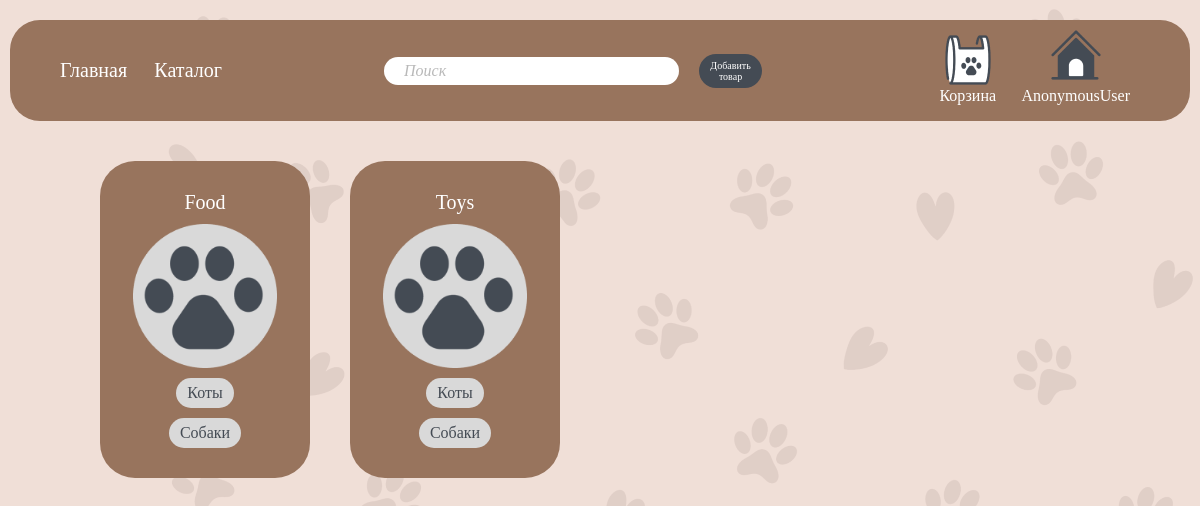
/shop/catalog, run on an earlier commit of the app's database.
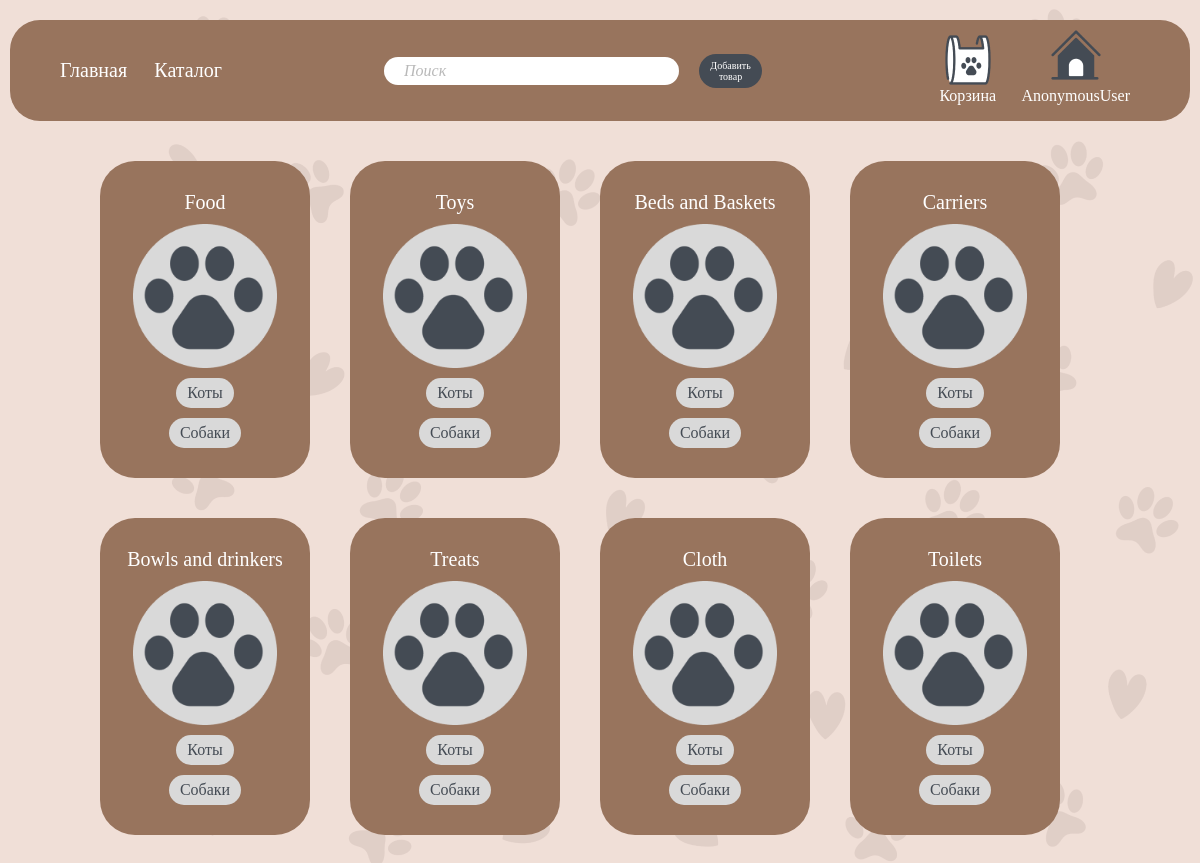
And on a later commit of the database.
### shop/models.py (models this page shows, shortened)
class Catalog(models.Model):
    name = models.CharField(max_length=20)
    class Meta():
        verbose_name = 'Catalog'
        verbose_name_plural = 'Catalog'

### shop/views.py (the view)
# urls.py: path('catalog', views.catalog, name= 'catalog'),
def catalog(request):
    catalog = Catalog.objects.all
    data = {
        'catalog': catalog,
        }
    return render (request, 'shop/catalog.html', data)

### templates/shop/catalog.html (shortened to what this page needs)
{% extends 'shop/layout.html' %}
{% load static %}
{% block content %}
    <div class="wrapper">
        <div class="catalog">
            {% for el in catalog %}
                <div class="catalog_section">
                    <span>{{ el.name }}</span>
                    <img src="/static/img/shop/no-catalog-img.png" alt="no-img">
                    <a href="catalog/1/{{ el.id }}"><button>Коты</button></a>
                    <a href="catalog/2/{{ el.id }}"><button>Собаки</button></a>
                </div>
            {% endfor %}
        </div>
    </div>
{% endblock %}

### templates/shop/layout.html (shortened to what this page needs)
{% load static %}
<!DOCTYPE html>
<html lang="en">
<head>
    <link rel="stylesheet" href="{% static 'fonts/Mister Brush/ofont.ru_Mister Brush.ttf' %}">
    <link rel="stylesheet" href="{% static 'css/shop.css' %}">
    <link rel="stylesheet" href="{% static 'css/popupmenu.css' %}">
</head>
<body>
    <header>
        <div class="header_wrapper">
            <nav>
                <a href="{% url 'main' %}">Главная</a>
                <a href="{% url 'catalog' %}">Каталог</a>
            </nav>
            <div class="input_button">
                <input type="text" placeholder="Поиск">
                <a href="{% url 'create_product' %}"><button>Добавить товар</button></a>
            </div>
            <div class="basket_login">
                <div class="basket_login_container">
                    <img src="{% static 'img/shop/shop-basket.png' %}" alt="basket">
                    <a href="{% url 'basket' %}">Корзина</a>
                </div>
                <div class="basket_login_container">
                    <img src="{% static 'img/shop/shop-user-account.png' %}" alt="user_account">
                    <button class="popup-button">{{ user }}</button>
                </div>
            </div>
        </div>
    </header>
    {% block content %}
    {% endblock %}
    <footer>
    </footer>
</body>
</html>

### static/css/shop.css (style rules this page uses)
* { margin: 0; padding: 0; font-family: 'Mister Brush'; font-style: normal; }
html, body, header { max-width: 1440px; width: 100%; display: flex; align-items: center; flex-direction: column; background-image: url("/static/img/shop/shop-background.png"); }
.header_wrapper { width: 90%; border-radius: 30px; display: flex; align-items: center; flex-direction: row; justify-content: space-between; background-color: #98745D; padding: 10px 50px 10px 50px; margin-top: 20px; }
.wrapper { max-width: 1140px; width: 85%; display: flex; justify-content: space-between; align-items: center; flex-direction: column; margin-top: 40px; gap: 50px; }
header nav { width: 15%; display: flex; justify-content: space-between; flex-direction: row; }
header nav a { font-weight: 300; font-size: 20px; font-style: normal; line-height: 21px; text-decoration: none; text-align: center; color: white; }
header input { max-width: 450px; width: 100%; background: D9D9D9; border: none; border-radius: 30px; font-style: italic; font-weight: 300; font-size: 16px; color: black; padding: 5px 5px 5px 20px; }
header input::placeholder { font-weight: 300; font-size: 16px; color: #B9B9B9; }
.basket_login { width: 20%; display: flex; justify-content: space-between; flex-direction: row; }
.basket_login_container { width: 100%; display: flex; flex-direction: column; align-items: center; justify-content: center; }
.basket_login a { font-weight: 300; font-size: 16px; line-height: 21px; text-decoration: none; text-align: center; color: white; }
.popup-button { border: none; border-radius: none; background-color: transparent; font-weight: 300; font-size: 16px; line-height: 21px; text-decoration: none; text-align: center; color: white; }
button { background-color: #D9D9D9; border: 1px solid transparent; border-radius: 20px; font-weight: 300; font-size: 16px; color:#444B54; padding: 5px 10px 5px 10px; }
.catalog { max-width: 1000px; width: 100%; display: flex; justify-content: flex-start; align-items: stretch; flex-wrap: wrap; gap: 40px; }
.catalog_section { width: 18%; display: flex; justify-content:space-between; align-items: center; flex-direction: column; padding: 30px 15px 30px 15px; background-color: #98745D; border-radius: 35px; gap: 10px; }
.catalog span { font-weight: 300; font-size: 20px; color:white; }
.catalog_section img { width: 80%; }
.input_button { width: 35%; display: flex; flex-direction: row; align-items: center; justify-content: center; gap: 20px; }
.input_button button { background-color: #444B54; border: 1px solid transparent; border-radius: 20px; font-weight: 300; font-size: 10px; color:white; padding: 5px 10px 5px 10px; }
footer { width: 90%; display: flex; align-items: center; flex-direction: row; justify-content: flex-end; padding: 20px; }

What changed in the data, as far as the page shows it:
added Catalog: name "Beds and Baskets"
added Catalog: name "Carriers"
added Catalog: name "Bowls and drinkers"
added Catalog: name "Treats"
added Catalog: name "Cloth"
added Catalog: name "Toilets"
